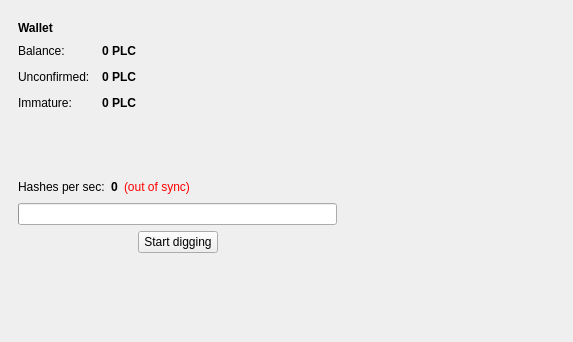
<?xml version="1.0" encoding="UTF-8"?>
<ui version="4.0">
 <class>DigPage</class>
 <widget class="QWidget" name="DigPage">
  <property name="geometry">
   <rect>
    <x>0</x>
    <y>0</y>
    <width>573</width>
    <height>342</height>
   </rect>
  </property>
  <property name="windowTitle">
   <string>DigPage</string>
  </property>
  <widget class="QWidget" name="layoutWidget">
   <property name="geometry">
    <rect>
     <x>10</x>
     <y>10</y>
     <width>327</width>
     <height>304</height>
    </rect>
   </property>
   <layout class="QVBoxLayout" name="verticalLayout">
    <property name="leftMargin">
     <number>8</number>
    </property>
    <property name="topMargin">
     <number>8</number>
    </property>
    <item>
     <layout class="QHBoxLayout" name="horizontalLayout">
      <item>
       <widget class="QLabel" name="label_14">
        <property name="font">
         <font>
          <weight>75</weight>
          <bold>true</bold>
         </font>
        </property>
        <property name="text">
         <string>Wallet</string>
        </property>
       </widget>
      </item>
      <item>
       <spacer name="horizontalSpacer_2">
        <property name="orientation">
         <enum>Qt::Horizontal</enum>
        </property>
        <property name="sizeHint" stdset="0">
         <size>
          <width>118</width>
          <height>20</height>
         </size>
        </property>
       </spacer>
      </item>
     </layout>
    </item>
    <item>
     <layout class="QFormLayout" name="formLayout">
      <property name="fieldGrowthPolicy">
       <enum>QFormLayout::AllNonFixedFieldsGrow</enum>
      </property>
      <property name="horizontalSpacing">
       <number>12</number>
      </property>
      <property name="verticalSpacing">
       <number>12</number>
      </property>
      <item row="0" column="0">
       <widget class="QLabel" name="label_4">
        <property name="text">
         <string>Balance:</string>
        </property>
        <property name="alignment">
         <set>Qt::AlignLeading|Qt::AlignLeft|Qt::AlignVCenter</set>
        </property>
       </widget>
      </item>
      <item row="0" column="1">
       <widget class="QLabel" name="lblBalance">
        <property name="font">
         <font>
          <weight>75</weight>
          <bold>true</bold>
         </font>
        </property>
        <property name="text">
         <string>0 PLC</string>
        </property>
        <property name="alignment">
         <set>Qt::AlignLeading|Qt::AlignLeft|Qt::AlignVCenter</set>
        </property>
       </widget>
      </item>
      <item row="1" column="0">
       <widget class="QLabel" name="label_5">
        <property name="text">
         <string>Unconfirmed:</string>
        </property>
        <property name="alignment">
         <set>Qt::AlignLeading|Qt::AlignLeft|Qt::AlignVCenter</set>
        </property>
       </widget>
      </item>
      <item row="1" column="1">
       <widget class="QLabel" name="lblUnconfirmed">
        <property name="font">
         <font>
          <weight>75</weight>
          <bold>true</bold>
         </font>
        </property>
        <property name="text">
         <string>0 PLC</string>
        </property>
        <property name="alignment">
         <set>Qt::AlignLeading|Qt::AlignLeft|Qt::AlignVCenter</set>
        </property>
       </widget>
      </item>
      <item row="2" column="0">
       <widget class="QLabel" name="label_12">
        <property name="text">
         <string>Immature:</string>
        </property>
        <property name="alignment">
         <set>Qt::AlignLeading|Qt::AlignLeft|Qt::AlignVCenter</set>
        </property>
       </widget>
      </item>
      <item row="2" column="1">
       <widget class="QLabel" name="lblInmature">
        <property name="font">
         <font>
          <weight>75</weight>
          <bold>true</bold>
         </font>
        </property>
        <property name="text">
         <string>0 PLC</string>
        </property>
        <property name="alignment">
         <set>Qt::AlignLeading|Qt::AlignLeft|Qt::AlignVCenter</set>
        </property>
       </widget>
      </item>
     </layout>
    </item>
    <item>
     <spacer name="horizontalSpacer_7">
      <property name="orientation">
       <enum>Qt::Vertical</enum>
      </property>
      <property name="sizeHint" stdset="0">
       <size>
        <width>276</width>
        <height>105</height>
       </size>
      </property>
     </spacer>
    </item>
    <item>
     <layout class="QHBoxLayout" name="horizontalLayout_2">
      <item>
       <widget class="QLabel" name="label_3">
        <property name="text">
         <string>Hashes per sec:</string>
        </property>
       </widget>
      </item>
      <item>
       <widget class="QLabel" name="lblHashes">
        <property name="font">
         <font>
          <weight>75</weight>
          <bold>true</bold>
         </font>
        </property>
        <property name="text">
         <string>0</string>
        </property>
       </widget>
      </item>
      <item>
       <widget class="QLabel" name="labelWalletStatus">
        <property name="toolTip">
         <string>The displayed information may be out of date. Your wallet automatically synchronizes with the PolCoin network after a connection is established, but this process has not completed yet.</string>
        </property>
        <property name="styleSheet">
         <string notr="true">QLabel { color: red; }</string>
        </property>
        <property name="text">
         <string notr="true">(out of sync)</string>
        </property>
        <property name="alignment">
         <set>Qt::AlignLeading|Qt::AlignLeft|Qt::AlignVCenter</set>
        </property>
       </widget>
      </item>
      <item>
       <spacer name="horizontalSpacer_3">
        <property name="orientation">
         <enum>Qt::Horizontal</enum>
        </property>
        <property name="sizeHint" stdset="0">
         <size>
          <width>118</width>
          <height>20</height>
         </size>
        </property>
       </spacer>
      </item>
     </layout>
    </item>
    <item>
     <widget class="QProgressBar" name="progressBar">
      <property name="enabled">
       <bool>true</bool>
      </property>
      <property name="statusTip">
       <string>Maximum: 0</string>
      </property>
      <property name="maximum">
       <number>1000</number>
      </property>
      <property name="value">
       <number>0</number>
      </property>
      <property name="textVisible">
       <bool>false</bool>
      </property>
      <property name="format">
       <string notr="true"/>
      </property>
     </widget>
    </item>
    <item>
     <layout class="QHBoxLayout" name="horizontalLayout_3">
      <item>
       <spacer name="horizontalSpacer_4">
        <property name="orientation">
         <enum>Qt::Horizontal</enum>
        </property>
        <property name="sizeHint" stdset="0">
         <size>
          <width>118</width>
          <height>20</height>
         </size>
        </property>
       </spacer>
      </item>
      <item>
       <widget class="QPushButton" name="btnDig">
        <property name="text">
         <string>Start digging</string>
        </property>
       </widget>
      </item>
      <item>
       <spacer name="horizontalSpacer_5">
        <property name="orientation">
         <enum>Qt::Horizontal</enum>
        </property>
        <property name="sizeHint" stdset="0">
         <size>
          <width>118</width>
          <height>20</height>
         </size>
        </property>
       </spacer>
      </item>
     </layout>
    </item>
    <item>
     <spacer name="horizontalSpacer_6">
      <property name="orientation">
       <enum>Qt::Vertical</enum>
      </property>
      <property name="sizeHint" stdset="0">
       <size>
        <width>276</width>
        <height>105</height>
       </size>
      </property>
     </spacer>
    </item>
   </layout>
  </widget>
  <zorder></zorder>
  <zorder></zorder>
  <zorder>layoutWidget</zorder>
 </widget>
 <resources/>
 <connections/>
</ui>
